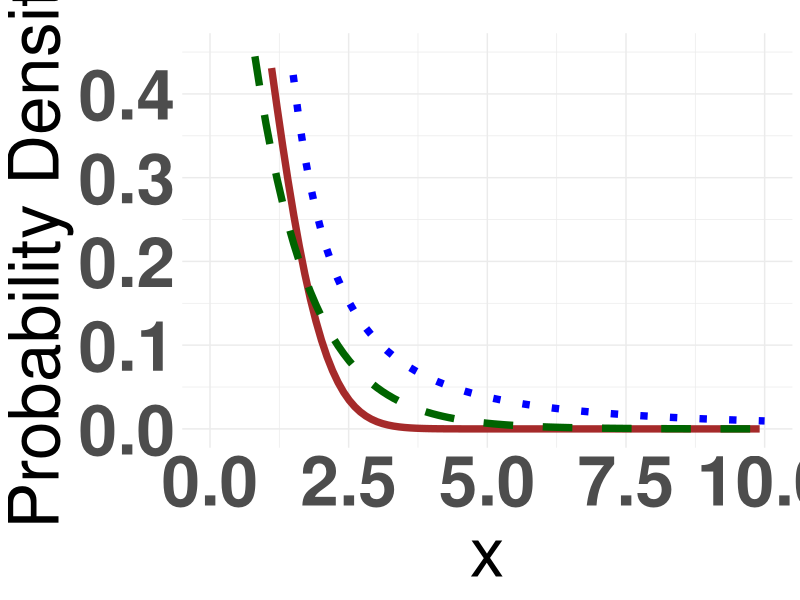
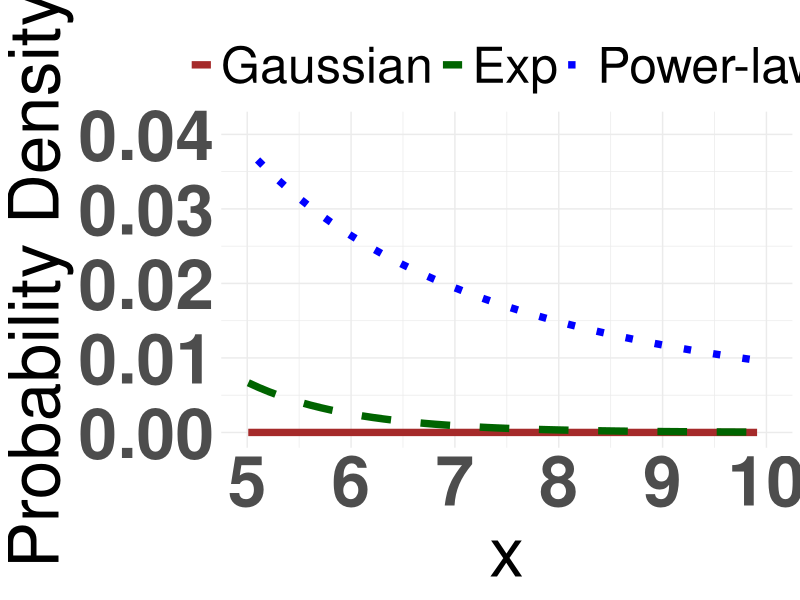
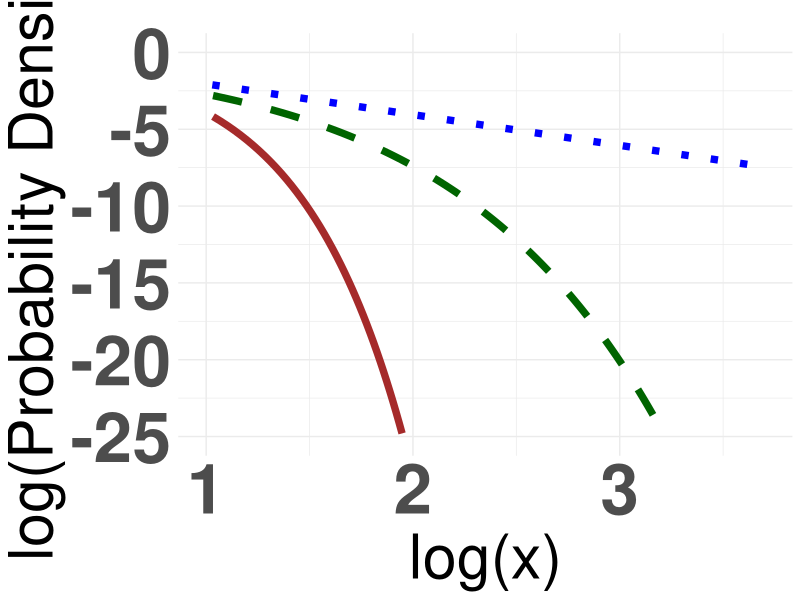

Reproduce these figures in R, in order.
#Code for Figures 2d,e,f
#Written by Utsav Biswas. Final edit in May 2025.

###############################################################################
library(ggplot2)
#----
#Generating x values for the normal distribution
x_normal <- seq(0.01, 10000, length.out = 100000)
y_norm <- dnorm(x_normal, mean = 0, sd = 1)
y_normal <- 2*y_norm #Since we are going to plot only for +x values, for normal distribution, 
#the y values need to be multiplied by 2, so that the net probability remains same.
x_normal_log <-log(x_normal[1:380])
y_normal_log <-log(y_normal[1:380])

#----
#Generating x values for the exponential distribution
x_exponential <- seq(0.01, 10000, length.out = 100000)
lambda <- 1
y_exponential <- dexp(x_exponential, rate = lambda)
x_exponential_log <-log(x_exponential[1:380])
y_exponential_log <-log(y_exponential[1:380])

#----
#Generating x values for the power law distribution
xmin <- 1
x_max <- 10000
alpha <- 2
x_powerlaw <- seq(xmin, x_max, length.out = 100000)
y_powerlaw <- (alpha - 1) / xmin * (x_powerlaw / xmin)^(-alpha)
#Normalizing the power-law density values
y_powerlaw <- y_powerlaw / sum(y_powerlaw * diff(x_powerlaw)[1])

x_powerlaw_log <-log(x_powerlaw[1:380])
y_powerlaw_log <-log(y_powerlaw[1:380])
 
#----
#Creating data frames for all distributions
data_normal <- data.frame(x = x_normal, y = y_normal, Distribution = "Gaussian")
data_exponential <- data.frame(x = x_exponential, y = y_exponential, Distribution = "Exp")
data_powerlaw <- data.frame(x = x_powerlaw, y = y_powerlaw, Distribution = "Power-law")

#Creating data frames for all distributions (for log values)
data_normal_log <- data.frame(x = x_normal_log, y = y_normal_log, Distribution = "Gaussian")
data_exponential_log <- data.frame(x = x_exponential_log, y = y_exponential_log, Distribution = "Exp")
data_powerlaw_log <- data.frame(x = x_powerlaw_log, y = y_powerlaw_log, Distribution = "Power-law")

#---- 
#Combining the data frames
data <- rbind(data_normal, data_exponential, data_powerlaw)

#Combining the data frames (for log values)
data_log <- rbind(data_normal_log, data_exponential_log, data_powerlaw_log)

#----
#Setting the levels of the Distribution factor to ensure correct legend order
data$Distribution <- factor(data$Distribution, levels = c("Gaussian", "Exp", "Power-law"))

#Setting the levels of the Distribution factor to ensure correct legend order (for log values)
data_log$Distribution <- factor(data_log$Distribution, levels = c("Gaussian", "Exp", "Power-law"))

###############################################################################
#Plotting using ggplot2 [Figure 2d]
ggplot(data, aes(x = x, y = y, color = Distribution, linetype = Distribution)) +
  geom_line(size = 2.5) +
  scale_color_manual(values = c("Gaussian" = "brown",
                                "Exp" = "darkgreen",
                                "Power-law" = "blue")) +
  scale_linetype_manual(values = c("Gaussian" = "solid", 
                                   "Exp" = "dashed", 
                                   "Power-law" = "dotted")) +  # Custom line types
  labs(x = "x", y = "Probability Density", title = "") +
  theme_minimal() +
  xlim(0, 10) +
  ylim(0, 0.45) +
  theme(legend.position = "none",  # Remove legend
        axis.text = element_text(face = "bold", size = 50),
        axis.title = element_text(size = 50))

###############################################################################
#Plotting using ggplot2  [Figure 2e]
ggplot(data, aes(x = x, y = y, color = Distribution, linetype = Distribution)) +
  geom_line(size = 2.5) +
  scale_color_manual(values = c("Gaussian" = "brown",
                                "Exp" = "darkgreen",
                                "Power-law" = "blue")) +
  scale_linetype_manual(values = c("Gaussian" = "solid", 
                                   "Exp" = "dashed", 
                                   "Power-law" = "dotted")) +  # Custom line types
  labs(x = "x", y = "Probability Density", title = "") +
  theme_minimal() +
  xlim(5, 10) + 
  ylim(0, 0.041) +
  theme(legend.position = "top",
        axis.text = element_text(face = "bold", size = 50),  
        axis.title = element_text(size = 50),  
        legend.text = element_text(size = 36)) +  # Adjust legend text size
  guides(color = guide_legend(title = NULL),  # Remove color legend title
         linetype = guide_legend(title = NULL))  # Remove linetype legend title

###############################################################################
#Plotting using ggplot2 [Figure 2f] [log-log plot] [log gives natural log]
#Plotting the first 100 values only

ggplot(data_log, aes(x = x, y = y, color = Distribution, linetype = Distribution)) +
  geom_line(size = 2.5) +
  scale_color_manual(values = c("Gaussian" = "brown",
                                "Exp" = "darkgreen",
                                "Power-law" = "blue")) +
  scale_linetype_manual(values = c("Gaussian" = "solid", 
                                   "Exp" = "dashed", 
                                   "Power-law" = "dotted")) +  # Custom line types
  labs(x = "log(x)", y = "log(Probability Density)", title = "") +
  theme_minimal() +
  xlim(1, 3.7) + 
  ylim(-25, 0) +
  theme(legend.position = "none",  # Remove legend
        axis.text = element_text(face = "bold", size = 50),
        axis.title = element_text(size = 44))
